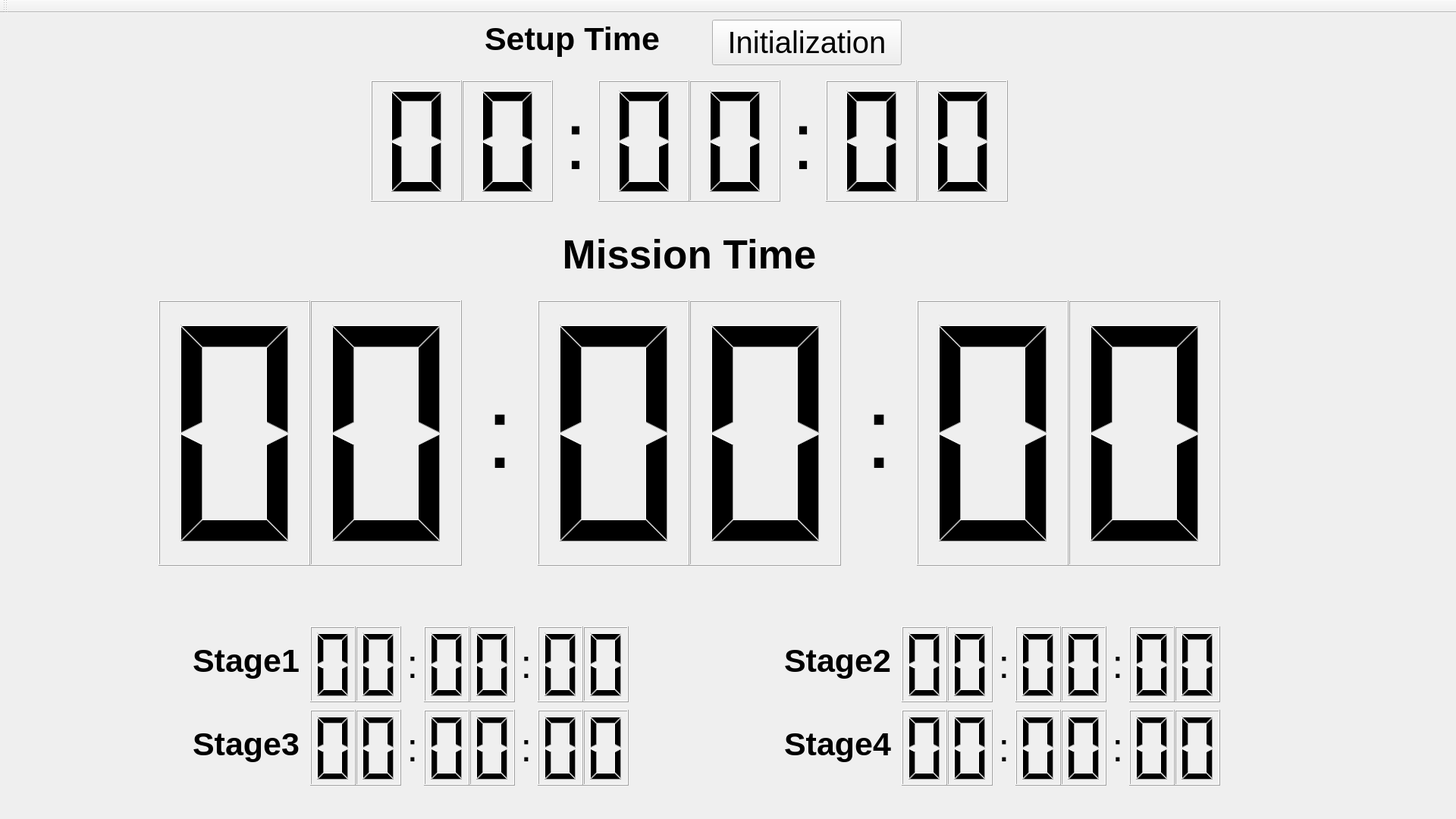
<?xml version="1.0" encoding="UTF-8"?>
<ui version="4.0">
 <class>MainWindowDesign</class>
 <widget class="QMainWindow" name="MainWindowDesign">
  <property name="geometry">
   <rect>
    <x>0</x>
    <y>0</y>
    <width>1920</width>
    <height>1080</height>
   </rect>
  </property>
  <property name="windowTitle">
   <string>2020 TB3 AutoRace</string>
  </property>
  <property name="windowIcon">
   <iconset resource="../resources/images.qrc">
    <normaloff>:/images/icon.png</normaloff>:/images/icon.png</iconset>
  </property>
  <property name="locale">
   <locale language="English" country="Australia"/>
  </property>
  <widget class="QWidget" name="centralwidget">
   <layout class="QHBoxLayout">
    <item>
     <widget class="QWidget" name="widget" native="true">
      <widget class="QWidget" name="MissionTime" native="true">
       <property name="geometry">
        <rect>
         <x>200</x>
         <y>250</y>
         <width>1400</width>
         <height>500</height>
        </rect>
       </property>
       <widget class="QLCDNumber" name="mission_min_1">
        <property name="geometry">
         <rect>
          <x>0</x>
          <y>120</y>
          <width>200</width>
          <height>350</height>
         </rect>
        </property>
        <property name="font">
         <font>
          <pointsize>37</pointsize>
          <weight>50</weight>
          <bold>false</bold>
         </font>
        </property>
        <property name="digitCount">
         <number>1</number>
        </property>
       </widget>
       <widget class="QLCDNumber" name="mission_min_2">
        <property name="geometry">
         <rect>
          <x>200</x>
          <y>120</y>
          <width>200</width>
          <height>350</height>
         </rect>
        </property>
        <property name="font">
         <font>
          <pointsize>37</pointsize>
          <weight>50</weight>
          <bold>false</bold>
         </font>
        </property>
        <property name="digitCount">
         <number>1</number>
        </property>
       </widget>
       <widget class="QLCDNumber" name="mission_sec_1">
        <property name="geometry">
         <rect>
          <x>500</x>
          <y>120</y>
          <width>200</width>
          <height>350</height>
         </rect>
        </property>
        <property name="font">
         <font>
          <pointsize>37</pointsize>
          <weight>50</weight>
          <bold>false</bold>
         </font>
        </property>
        <property name="digitCount">
         <number>1</number>
        </property>
       </widget>
       <widget class="QLCDNumber" name="mission_sec_2">
        <property name="geometry">
         <rect>
          <x>700</x>
          <y>120</y>
          <width>200</width>
          <height>350</height>
         </rect>
        </property>
        <property name="font">
         <font>
          <pointsize>37</pointsize>
          <weight>50</weight>
          <bold>false</bold>
         </font>
        </property>
        <property name="digitCount">
         <number>1</number>
        </property>
       </widget>
       <widget class="QLCDNumber" name="mission_ms_1">
        <property name="geometry">
         <rect>
          <x>1000</x>
          <y>120</y>
          <width>200</width>
          <height>350</height>
         </rect>
        </property>
        <property name="font">
         <font>
          <pointsize>37</pointsize>
          <weight>50</weight>
          <bold>false</bold>
         </font>
        </property>
        <property name="digitCount">
         <number>1</number>
        </property>
       </widget>
       <widget class="QLCDNumber" name="mission_ms_2">
        <property name="geometry">
         <rect>
          <x>1200</x>
          <y>120</y>
          <width>200</width>
          <height>350</height>
         </rect>
        </property>
        <property name="font">
         <font>
          <pointsize>37</pointsize>
          <weight>50</weight>
          <bold>false</bold>
         </font>
        </property>
        <property name="digitCount">
         <number>1</number>
        </property>
       </widget>
       <widget class="QLabel" name="mission_label1">
        <property name="geometry">
         <rect>
          <x>400</x>
          <y>120</y>
          <width>100</width>
          <height>350</height>
         </rect>
        </property>
        <property name="font">
         <font>
          <pointsize>100</pointsize>
         </font>
        </property>
        <property name="layoutDirection">
         <enum>Qt::LeftToRight</enum>
        </property>
        <property name="text">
         <string>:</string>
        </property>
        <property name="scaledContents">
         <bool>false</bool>
        </property>
        <property name="alignment">
         <set>Qt::AlignCenter</set>
        </property>
       </widget>
       <widget class="QLabel" name="mission_title">
        <property name="geometry">
         <rect>
          <x>0</x>
          <y>0</y>
          <width>1400</width>
          <height>120</height>
         </rect>
        </property>
        <property name="font">
         <font>
          <pointsize>40</pointsize>
          <weight>75</weight>
          <bold>true</bold>
         </font>
        </property>
        <property name="text">
         <string>Mission Time</string>
        </property>
        <property name="alignment">
         <set>Qt::AlignCenter</set>
        </property>
       </widget>
       <widget class="QLabel" name="mission_label2">
        <property name="geometry">
         <rect>
          <x>900</x>
          <y>120</y>
          <width>100</width>
          <height>350</height>
         </rect>
        </property>
        <property name="font">
         <font>
          <pointsize>100</pointsize>
         </font>
        </property>
        <property name="layoutDirection">
         <enum>Qt::LeftToRight</enum>
        </property>
        <property name="text">
         <string>:</string>
        </property>
        <property name="scaledContents">
         <bool>false</bool>
        </property>
        <property name="alignment">
         <set>Qt::AlignCenter</set>
        </property>
       </widget>
      </widget>
      <widget class="QWidget" name="ReadyTime" native="true">
       <property name="geometry">
        <rect>
         <x>480</x>
         <y>0</y>
         <width>840</width>
         <height>250</height>
        </rect>
       </property>
       <widget class="QLCDNumber" name="ready_ms_2">
        <property name="geometry">
         <rect>
          <x>720</x>
          <y>80</y>
          <width>120</width>
          <height>160</height>
         </rect>
        </property>
        <property name="font">
         <font>
          <pointsize>37</pointsize>
          <weight>50</weight>
          <bold>false</bold>
         </font>
        </property>
        <property name="digitCount">
         <number>1</number>
        </property>
       </widget>
       <widget class="QLCDNumber" name="ready_sec_1">
        <property name="geometry">
         <rect>
          <x>300</x>
          <y>80</y>
          <width>120</width>
          <height>160</height>
         </rect>
        </property>
        <property name="font">
         <font>
          <pointsize>37</pointsize>
          <weight>50</weight>
          <bold>false</bold>
         </font>
        </property>
        <property name="digitCount">
         <number>1</number>
        </property>
       </widget>
       <widget class="QLCDNumber" name="ready_min_1">
        <property name="geometry">
         <rect>
          <x>0</x>
          <y>80</y>
          <width>120</width>
          <height>160</height>
         </rect>
        </property>
        <property name="font">
         <font>
          <pointsize>37</pointsize>
          <weight>50</weight>
          <bold>false</bold>
         </font>
        </property>
        <property name="digitCount">
         <number>1</number>
        </property>
       </widget>
       <widget class="QLCDNumber" name="ready_sec_2">
        <property name="geometry">
         <rect>
          <x>420</x>
          <y>80</y>
          <width>120</width>
          <height>160</height>
         </rect>
        </property>
        <property name="font">
         <font>
          <pointsize>37</pointsize>
          <weight>50</weight>
          <bold>false</bold>
         </font>
        </property>
        <property name="digitCount">
         <number>1</number>
        </property>
       </widget>
       <widget class="QLCDNumber" name="ready_ms_1">
        <property name="geometry">
         <rect>
          <x>600</x>
          <y>80</y>
          <width>120</width>
          <height>160</height>
         </rect>
        </property>
        <property name="font">
         <font>
          <pointsize>37</pointsize>
          <weight>50</weight>
          <bold>false</bold>
         </font>
        </property>
        <property name="digitCount">
         <number>1</number>
        </property>
       </widget>
       <widget class="QLabel" name="ready_label1">
        <property name="geometry">
         <rect>
          <x>240</x>
          <y>80</y>
          <width>60</width>
          <height>160</height>
         </rect>
        </property>
        <property name="font">
         <font>
          <pointsize>80</pointsize>
         </font>
        </property>
        <property name="lineWidth">
         <number>0</number>
        </property>
        <property name="text">
         <string>:</string>
        </property>
        <property name="alignment">
         <set>Qt::AlignCenter</set>
        </property>
        <property name="indent">
         <number>0</number>
        </property>
       </widget>
       <widget class="QLCDNumber" name="ready_min_2">
        <property name="geometry">
         <rect>
          <x>120</x>
          <y>80</y>
          <width>120</width>
          <height>160</height>
         </rect>
        </property>
        <property name="font">
         <font>
          <pointsize>37</pointsize>
          <weight>50</weight>
          <bold>false</bold>
         </font>
        </property>
        <property name="digitCount">
         <number>1</number>
        </property>
       </widget>
       <widget class="QLabel" name="ready_label2">
        <property name="geometry">
         <rect>
          <x>540</x>
          <y>80</y>
          <width>60</width>
          <height>160</height>
         </rect>
        </property>
        <property name="font">
         <font>
          <pointsize>80</pointsize>
         </font>
        </property>
        <property name="text">
         <string>:</string>
        </property>
        <property name="alignment">
         <set>Qt::AlignCenter</set>
        </property>
       </widget>
       <widget class="QLabel" name="ready_title">
        <property name="geometry">
         <rect>
          <x>100</x>
          <y>0</y>
          <width>331</width>
          <height>51</height>
         </rect>
        </property>
        <property name="font">
         <font>
          <pointsize>32</pointsize>
          <weight>75</weight>
          <bold>true</bold>
         </font>
        </property>
        <property name="contextMenuPolicy">
         <enum>Qt::NoContextMenu</enum>
        </property>
        <property name="text">
         <string>Setup Time</string>
        </property>
        <property name="alignment">
         <set>Qt::AlignCenter</set>
        </property>
       </widget>
       <widget class="QPushButton" name="pushButton">
        <property name="geometry">
         <rect>
          <x>450</x>
          <y>0</y>
          <width>250</width>
          <height>60</height>
         </rect>
        </property>
        <property name="font">
         <font>
          <pointsize>30</pointsize>
         </font>
        </property>
        <property name="text">
         <string>Initialization</string>
        </property>
       </widget>
      </widget>
      <widget class="QWidget" name="Stage1Time" native="true">
       <property name="geometry">
        <rect>
         <x>200</x>
         <y>800</y>
         <width>621</width>
         <height>111</height>
        </rect>
       </property>
       <widget class="QLCDNumber" name="stage1_ms_2">
        <property name="geometry">
         <rect>
          <x>560</x>
          <y>0</y>
          <width>60</width>
          <height>100</height>
         </rect>
        </property>
        <property name="font">
         <font>
          <pointsize>37</pointsize>
          <weight>50</weight>
          <bold>false</bold>
         </font>
        </property>
        <property name="digitCount">
         <number>1</number>
        </property>
       </widget>
       <widget class="QLCDNumber" name="stage1_sec_1">
        <property name="geometry">
         <rect>
          <x>350</x>
          <y>0</y>
          <width>60</width>
          <height>100</height>
         </rect>
        </property>
        <property name="font">
         <font>
          <pointsize>37</pointsize>
          <weight>50</weight>
          <bold>false</bold>
         </font>
        </property>
        <property name="digitCount">
         <number>1</number>
        </property>
       </widget>
       <widget class="QLCDNumber" name="stage1_min_1">
        <property name="geometry">
         <rect>
          <x>200</x>
          <y>0</y>
          <width>60</width>
          <height>100</height>
         </rect>
        </property>
        <property name="font">
         <font>
          <pointsize>37</pointsize>
          <weight>50</weight>
          <bold>false</bold>
         </font>
        </property>
        <property name="digitCount">
         <number>1</number>
        </property>
       </widget>
       <widget class="QLCDNumber" name="stage1_sec_2">
        <property name="geometry">
         <rect>
          <x>410</x>
          <y>0</y>
          <width>60</width>
          <height>100</height>
         </rect>
        </property>
        <property name="font">
         <font>
          <pointsize>37</pointsize>
          <weight>50</weight>
          <bold>false</bold>
         </font>
        </property>
        <property name="digitCount">
         <number>1</number>
        </property>
       </widget>
       <widget class="QLCDNumber" name="stage1_ms_1">
        <property name="geometry">
         <rect>
          <x>500</x>
          <y>0</y>
          <width>60</width>
          <height>100</height>
         </rect>
        </property>
        <property name="font">
         <font>
          <pointsize>37</pointsize>
          <weight>50</weight>
          <bold>false</bold>
         </font>
        </property>
        <property name="digitCount">
         <number>1</number>
        </property>
       </widget>
       <widget class="QLabel" name="stage1_label1">
        <property name="geometry">
         <rect>
          <x>320</x>
          <y>0</y>
          <width>30</width>
          <height>100</height>
         </rect>
        </property>
        <property name="font">
         <font>
          <pointsize>40</pointsize>
         </font>
        </property>
        <property name="lineWidth">
         <number>0</number>
        </property>
        <property name="text">
         <string>:</string>
        </property>
        <property name="alignment">
         <set>Qt::AlignCenter</set>
        </property>
        <property name="indent">
         <number>0</number>
        </property>
       </widget>
       <widget class="QLCDNumber" name="stage1_min_2">
        <property name="geometry">
         <rect>
          <x>260</x>
          <y>0</y>
          <width>60</width>
          <height>100</height>
         </rect>
        </property>
        <property name="font">
         <font>
          <pointsize>37</pointsize>
          <weight>50</weight>
          <bold>false</bold>
         </font>
        </property>
        <property name="digitCount">
         <number>1</number>
        </property>
       </widget>
       <widget class="QLabel" name="stage1_label2">
        <property name="geometry">
         <rect>
          <x>470</x>
          <y>0</y>
          <width>30</width>
          <height>100</height>
         </rect>
        </property>
        <property name="font">
         <font>
          <pointsize>40</pointsize>
         </font>
        </property>
        <property name="text">
         <string>:</string>
        </property>
        <property name="alignment">
         <set>Qt::AlignCenter</set>
        </property>
       </widget>
       <widget class="QLabel" name="stage1">
        <property name="geometry">
         <rect>
          <x>0</x>
          <y>0</y>
          <width>231</width>
          <height>91</height>
         </rect>
        </property>
        <property name="font">
         <font>
          <pointsize>32</pointsize>
          <weight>75</weight>
          <bold>true</bold>
         </font>
        </property>
        <property name="contextMenuPolicy">
         <enum>Qt::NoContextMenu</enum>
        </property>
        <property name="text">
         <string>Stage1</string>
        </property>
        <property name="alignment">
         <set>Qt::AlignCenter</set>
        </property>
       </widget>
      </widget>
      <widget class="QWidget" name="Stage2Time" native="true">
       <property name="geometry">
        <rect>
         <x>980</x>
         <y>800</y>
         <width>621</width>
         <height>111</height>
        </rect>
       </property>
       <widget class="QLCDNumber" name="stage2_ms_2">
        <property name="geometry">
         <rect>
          <x>560</x>
          <y>0</y>
          <width>60</width>
          <height>100</height>
         </rect>
        </property>
        <property name="font">
         <font>
          <pointsize>37</pointsize>
          <weight>50</weight>
          <bold>false</bold>
         </font>
        </property>
        <property name="digitCount">
         <number>1</number>
        </property>
       </widget>
       <widget class="QLCDNumber" name="stage2_sec_1">
        <property name="geometry">
         <rect>
          <x>350</x>
          <y>0</y>
          <width>60</width>
          <height>100</height>
         </rect>
        </property>
        <property name="font">
         <font>
          <pointsize>37</pointsize>
          <weight>50</weight>
          <bold>false</bold>
         </font>
        </property>
        <property name="digitCount">
         <number>1</number>
        </property>
       </widget>
       <widget class="QLCDNumber" name="stage2_min_1">
        <property name="geometry">
         <rect>
          <x>200</x>
          <y>0</y>
          <width>60</width>
          <height>100</height>
         </rect>
        </property>
        <property name="font">
         <font>
          <pointsize>37</pointsize>
          <weight>50</weight>
          <bold>false</bold>
         </font>
        </property>
        <property name="digitCount">
         <number>1</number>
        </property>
       </widget>
       <widget class="QLCDNumber" name="stage2_sec_2">
        <property name="geometry">
         <rect>
          <x>410</x>
          <y>0</y>
          <width>60</width>
          <height>100</height>
         </rect>
        </property>
        <property name="font">
         <font>
          <pointsize>37</pointsize>
          <weight>50</weight>
          <bold>false</bold>
         </font>
        </property>
        <property name="digitCount">
         <number>1</number>
        </property>
       </widget>
       <widget class="QLCDNumber" name="stage2_ms_1">
        <property name="geometry">
         <rect>
          <x>500</x>
          <y>0</y>
          <width>60</width>
          <height>100</height>
         </rect>
        </property>
        <property name="font">
         <font>
          <pointsize>37</pointsize>
          <weight>50</weight>
          <bold>false</bold>
         </font>
        </property>
        <property name="digitCount">
         <number>1</number>
        </property>
       </widget>
       <widget class="QLabel" name="stage2_label1">
        <property name="geometry">
         <rect>
          <x>320</x>
          <y>0</y>
          <width>30</width>
          <height>100</height>
         </rect>
        </property>
        <property name="font">
         <font>
          <pointsize>40</pointsize>
         </font>
        </property>
        <property name="lineWidth">
         <number>0</number>
        </property>
        <property name="text">
         <string>:</string>
        </property>
        <property name="alignment">
         <set>Qt::AlignCenter</set>
        </property>
        <property name="indent">
         <number>0</number>
        </property>
       </widget>
       <widget class="QLCDNumber" name="stage2_min_2">
        <property name="geometry">
         <rect>
          <x>260</x>
          <y>0</y>
          <width>60</width>
          <height>100</height>
         </rect>
        </property>
        <property name="font">
         <font>
          <pointsize>37</pointsize>
          <weight>50</weight>
          <bold>false</bold>
         </font>
        </property>
        <property name="digitCount">
         <number>1</number>
        </property>
       </widget>
       <widget class="QLabel" name="stage2_label2">
        <property name="geometry">
         <rect>
          <x>470</x>
          <y>0</y>
          <width>30</width>
          <height>100</height>
         </rect>
        </property>
        <property name="font">
         <font>
          <pointsize>40</pointsize>
         </font>
        </property>
        <property name="text">
         <string>:</string>
        </property>
        <property name="alignment">
         <set>Qt::AlignCenter</set>
        </property>
       </widget>
       <widget class="QLabel" name="stage2">
        <property name="geometry">
         <rect>
          <x>0</x>
          <y>0</y>
          <width>231</width>
          <height>91</height>
         </rect>
        </property>
        <property name="font">
         <font>
          <pointsize>32</pointsize>
          <weight>75</weight>
          <bold>true</bold>
         </font>
        </property>
        <property name="contextMenuPolicy">
         <enum>Qt::NoContextMenu</enum>
        </property>
        <property name="text">
         <string>Stage2</string>
        </property>
        <property name="alignment">
         <set>Qt::AlignCenter</set>
        </property>
       </widget>
      </widget>
      <widget class="QWidget" name="Stage3Time" native="true">
       <property name="geometry">
        <rect>
         <x>200</x>
         <y>910</y>
         <width>621</width>
         <height>111</height>
        </rect>
       </property>
       <widget class="QLCDNumber" name="stage3_ms_2">
        <property name="geometry">
         <rect>
          <x>560</x>
          <y>0</y>
          <width>60</width>
          <height>100</height>
         </rect>
        </property>
        <property name="font">
         <font>
          <pointsize>37</pointsize>
          <weight>50</weight>
          <bold>false</bold>
         </font>
        </property>
        <property name="digitCount">
         <number>1</number>
        </property>
       </widget>
       <widget class="QLCDNumber" name="stage3_sec_1">
        <property name="geometry">
         <rect>
          <x>350</x>
          <y>0</y>
          <width>60</width>
          <height>100</height>
         </rect>
        </property>
        <property name="font">
         <font>
          <pointsize>37</pointsize>
          <weight>50</weight>
          <bold>false</bold>
         </font>
        </property>
        <property name="digitCount">
         <number>1</number>
        </property>
       </widget>
       <widget class="QLCDNumber" name="stage3_min_1">
        <property name="geometry">
         <rect>
          <x>200</x>
          <y>0</y>
          <width>60</width>
          <height>100</height>
         </rect>
        </property>
        <property name="font">
         <font>
          <pointsize>37</pointsize>
          <weight>50</weight>
          <bold>false</bold>
         </font>
        </property>
        <property name="digitCount">
         <number>1</number>
        </property>
       </widget>
       <widget class="QLCDNumber" name="stage3_sec_2">
        <property name="geometry">
         <rect>
          <x>410</x>
          <y>0</y>
          <width>60</width>
          <height>100</height>
         </rect>
        </property>
        <property name="font">
         <font>
          <pointsize>37</pointsize>
          <weight>50</weight>
          <bold>false</bold>
         </font>
        </property>
        <property name="digitCount">
         <number>1</number>
        </property>
       </widget>
       <widget class="QLCDNumber" name="stage3_ms_1">
        <property name="geometry">
         <rect>
          <x>500</x>
          <y>0</y>
          <width>60</width>
          <height>100</height>
         </rect>
        </property>
        <property name="font">
         <font>
          <pointsize>37</pointsize>
          <weight>50</weight>
          <bold>false</bold>
         </font>
        </property>
        <property name="digitCount">
         <number>1</number>
        </property>
       </widget>
       <widget class="QLabel" name="stage3_label1">
        <property name="geometry">
         <rect>
          <x>320</x>
          <y>0</y>
          <width>30</width>
          <height>100</height>
         </rect>
        </property>
        <property name="font">
         <font>
          <pointsize>40</pointsize>
         </font>
        </property>
        <property name="lineWidth">
         <number>0</number>
        </property>
        <property name="text">
         <string>:</string>
        </property>
        <property name="alignment">
         <set>Qt::AlignCenter</set>
        </property>
        <property name="indent">
         <number>0</number>
        </property>
       </widget>
       <widget class="QLCDNumber" name="stage3_min_2">
        <property name="geometry">
         <rect>
          <x>260</x>
          <y>0</y>
          <width>60</width>
          <height>100</height>
         </rect>
        </property>
        <property name="font">
         <font>
          <pointsize>37</pointsize>
          <weight>50</weight>
          <bold>false</bold>
         </font>
        </property>
        <property name="digitCount">
         <number>1</number>
        </property>
       </widget>
       <widget class="QLabel" name="stage3_label2">
        <property name="geometry">
         <rect>
          <x>470</x>
          <y>0</y>
          <width>30</width>
          <height>100</height>
         </rect>
        </property>
        <property name="font">
         <font>
          <pointsize>40</pointsize>
         </font>
        </property>
        <property name="text">
         <string>:</string>
        </property>
        <property name="alignment">
         <set>Qt::AlignCenter</set>
        </property>
       </widget>
       <widget class="QLabel" name="stage3">
        <property name="geometry">
         <rect>
          <x>0</x>
          <y>0</y>
          <width>231</width>
          <height>91</height>
         </rect>
        </property>
        <property name="font">
         <font>
          <pointsize>32</pointsize>
          <weight>75</weight>
          <bold>true</bold>
         </font>
        </property>
        <property name="contextMenuPolicy">
         <enum>Qt::NoContextMenu</enum>
        </property>
        <property name="text">
         <string>Stage3</string>
        </property>
        <property name="alignment">
         <set>Qt::AlignCenter</set>
        </property>
       </widget>
      </widget>
      <widget class="QWidget" name="Stage4Time" native="true">
       <property name="geometry">
        <rect>
         <x>980</x>
         <y>910</y>
         <width>621</width>
         <height>111</height>
        </rect>
       </property>
       <widget class="QLCDNumber" name="stage4_ms_2">
        <property name="geometry">
         <rect>
          <x>560</x>
          <y>0</y>
          <width>60</width>
          <height>100</height>
         </rect>
        </property>
        <property name="font">
         <font>
          <pointsize>37</pointsize>
          <weight>50</weight>
          <bold>false</bold>
         </font>
        </property>
        <property name="digitCount">
         <number>1</number>
        </property>
       </widget>
       <widget class="QLCDNumber" name="stage4_sec_1">
        <property name="geometry">
         <rect>
          <x>350</x>
          <y>0</y>
          <width>60</width>
          <height>100</height>
         </rect>
        </property>
        <property name="font">
         <font>
          <pointsize>37</pointsize>
          <weight>50</weight>
          <bold>false</bold>
         </font>
        </property>
        <property name="digitCount">
         <number>1</number>
        </property>
       </widget>
       <widget class="QLCDNumber" name="stage4_min_1">
        <property name="geometry">
         <rect>
          <x>200</x>
          <y>0</y>
          <width>60</width>
          <height>100</height>
         </rect>
        </property>
        <property name="font">
         <font>
          <pointsize>37</pointsize>
          <weight>50</weight>
          <bold>false</bold>
         </font>
        </property>
        <property name="digitCount">
         <number>1</number>
        </property>
       </widget>
       <widget class="QLCDNumber" name="stage4_sec_2">
        <property name="geometry">
         <rect>
          <x>410</x>
          <y>0</y>
          <width>60</width>
          <height>100</height>
         </rect>
        </property>
        <property name="font">
         <font>
          <pointsize>37</pointsize>
          <weight>50</weight>
          <bold>false</bold>
         </font>
        </property>
        <property name="digitCount">
         <number>1</number>
        </property>
       </widget>
       <widget class="QLCDNumber" name="stage4_ms_1">
        <property name="geometry">
         <rect>
          <x>500</x>
          <y>0</y>
          <width>60</width>
          <height>100</height>
         </rect>
        </property>
        <property name="font">
         <font>
          <pointsize>37</pointsize>
          <weight>50</weight>
          <bold>false</bold>
         </font>
        </property>
        <property name="digitCount">
         <number>1</number>
        </property>
       </widget>
       <widget class="QLabel" name="stage4_label1">
        <property name="geometry">
         <rect>
          <x>320</x>
          <y>0</y>
          <width>30</width>
          <height>100</height>
         </rect>
        </property>
        <property name="font">
         <font>
          <pointsize>40</pointsize>
         </font>
        </property>
        <property name="lineWidth">
         <number>0</number>
        </property>
        <property name="text">
         <string>:</string>
        </property>
        <property name="alignment">
         <set>Qt::AlignCenter</set>
        </property>
        <property name="indent">
         <number>0</number>
        </property>
       </widget>
       <widget class="QLCDNumber" name="stage4_min_2">
        <property name="geometry">
         <rect>
          <x>260</x>
          <y>0</y>
          <width>60</width>
          <height>100</height>
         </rect>
        </property>
        <property name="font">
         <font>
          <pointsize>37</pointsize>
          <weight>50</weight>
          <bold>false</bold>
         </font>
        </property>
        <property name="digitCount">
         <number>1</number>
        </property>
       </widget>
       <widget class="QLabel" name="stage4_label2">
        <property name="geometry">
         <rect>
          <x>470</x>
          <y>0</y>
          <width>30</width>
          <height>100</height>
         </rect>
        </property>
        <property name="font">
         <font>
          <pointsize>40</pointsize>
         </font>
        </property>
        <property name="text">
         <string>:</string>
        </property>
        <property name="alignment">
         <set>Qt::AlignCenter</set>
        </property>
       </widget>
       <widget class="QLabel" name="stage4">
        <property name="geometry">
         <rect>
          <x>0</x>
          <y>0</y>
          <width>231</width>
          <height>91</height>
         </rect>
        </property>
        <property name="font">
         <font>
          <pointsize>32</pointsize>
          <weight>75</weight>
          <bold>true</bold>
         </font>
        </property>
        <property name="contextMenuPolicy">
         <enum>Qt::NoContextMenu</enum>
        </property>
        <property name="text">
         <string>Stage4</string>
        </property>
        <property name="alignment">
         <set>Qt::AlignCenter</set>
        </property>
       </widget>
      </widget>
     </widget>
    </item>
   </layout>
  </widget>
  <widget class="QMenuBar" name="menuBar">
   <property name="geometry">
    <rect>
     <x>0</x>
     <y>0</y>
     <width>1920</width>
     <height>22</height>
    </rect>
   </property>
  </widget>
  <widget class="QToolBar" name="toolBar">
   <property name="windowTitle">
    <string>toolBar</string>
   </property>
   <attribute name="toolBarArea">
    <enum>TopToolBarArea</enum>
   </attribute>
   <attribute name="toolBarBreak">
    <bool>false</bool>
   </attribute>
  </widget>
  <action name="action_Quit">
   <property name="text">
    <string>&amp;Quit</string>
   </property>
   <property name="shortcut">
    <string>Ctrl+Q</string>
   </property>
   <property name="shortcutContext">
    <enum>Qt::ApplicationShortcut</enum>
   </property>
  </action>
  <action name="action_Preferences">
   <property name="text">
    <string>&amp;Preferences</string>
   </property>
  </action>
  <action name="actionAbout">
   <property name="text">
    <string>&amp;About</string>
   </property>
  </action>
  <action name="actionAbout_Qt">
   <property name="text">
    <string>About &amp;Qt</string>
   </property>
  </action>
 </widget>
 <resources>
  <include location="../resources/images.qrc"/>
 </resources>
 <connections>
  <connection>
   <sender>action_Quit</sender>
   <signal>triggered()</signal>
   <receiver>MainWindowDesign</receiver>
   <slot>close()</slot>
   <hints>
    <hint type="sourcelabel">
     <x>-1</x>
     <y>-1</y>
    </hint>
    <hint type="destinationlabel">
     <x>399</x>
     <y>299</y>
    </hint>
   </hints>
  </connection>
 </connections>
</ui>
